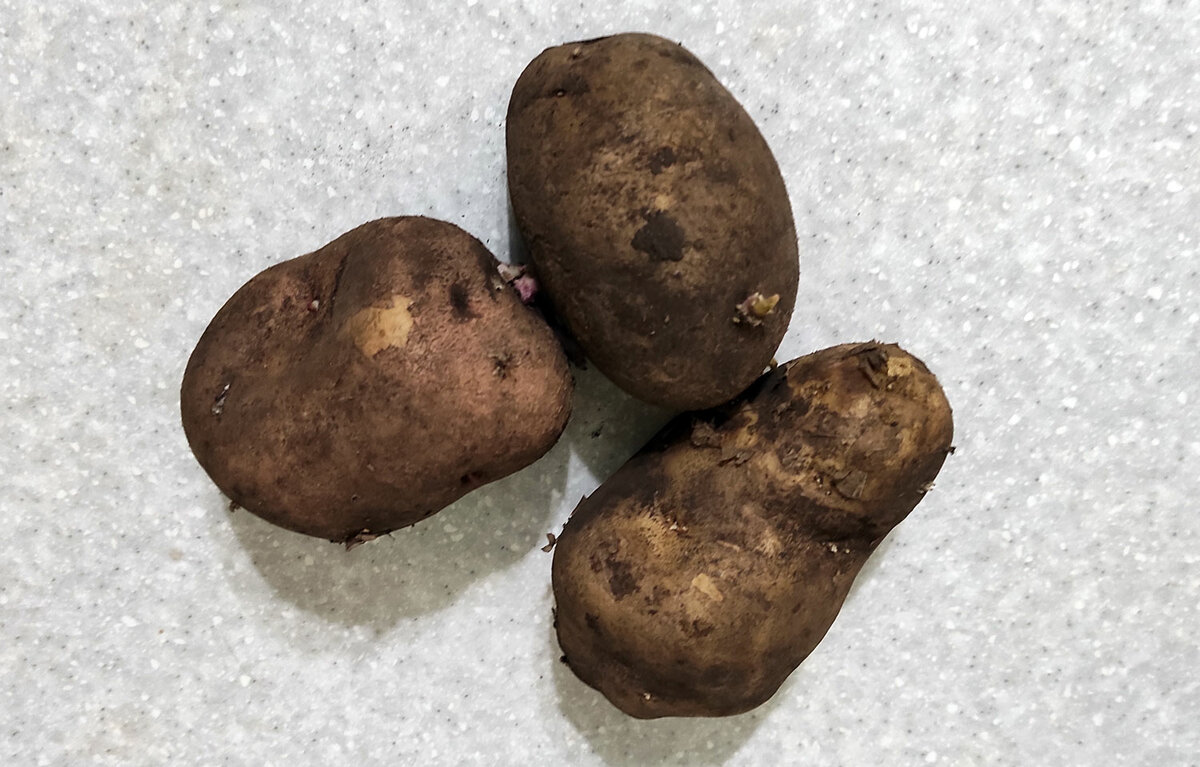
#> input picture data/1.jpg, 1200 x 767 px, given in place of the camera
$ python test3.py
#> lines starting #> are read from the running program, lines starting #| are printed output that depends on the picture; after the words box and inside, x2 and y2 are one past the last pixel; in counts of white or black regions, pixels touching at a corner belong together
import cv2
import numpy as np
import time


def nothing(*arg):
    pass


FRAME_WIDTH = 320
FRAME_HEIGHT = 240

# [6 lines of commented-out code are left out]
icol = (23, 47, 121, 43, 122, 255)  # New start

cv2.namedWindow('colorTest')
# Lower range colour sliders.
cv2.createTrackbar('lowHue', 'colorTest', icol[0], 255, nothing)
cv2.createTrackbar('lowSat', 'colorTest', icol[1], 255, nothing)
cv2.createTrackbar('lowVal', 'colorTest', icol[2], 255, nothing)
# Higher range colour sliders.
cv2.createTrackbar('highHue', 'colorTest', icol[3], 255, nothing)
cv2.createTrackbar('highSat', 'colorTest', icol[4], 255, nothing)
cv2.createTrackbar('highVal', 'colorTest', icol[5], 255, nothing)

cv2.createTrackbar('contour', 'colorTest', 0, 20, nothing)
cv2.createTrackbar('layers', 'colorTest', 0, 20, nothing)

# Initialize webcam. Webcam 0 or webcam 1 or ...
vidCapture = cv2.VideoCapture(0)
vidCapture.set(cv2.CAP_PROP_FRAME_WIDTH, FRAME_WIDTH)
vidCapture.set(cv2.CAP_PROP_FRAME_HEIGHT, FRAME_HEIGHT)

while True:
    timeCheck = time.time()
    # Get HSV values from the GUI sliders.
    lowHue = cv2.getTrackbarPos('lowHue', 'colorTest')
    lowSat = cv2.getTrackbarPos('lowSat', 'colorTest')
    lowVal = cv2.getTrackbarPos('lowVal', 'colorTest')
    highHue = cv2.getTrackbarPos('highHue', 'colorTest')
    highSat = cv2.getTrackbarPos('highSat', 'colorTest')
    highVal = cv2.getTrackbarPos('highVal', 'colorTest')

    index = cv2.getTrackbarPos('contour', 'colorTest')
    layer = cv2.getTrackbarPos('layers', 'colorTest')

    # Get webcam frame
    _, frame = vidCapture.read()
#> frame is the input picture: shape (767, 1200, 3); mean B, G, R 160.4, 167.1, 174.3

    # frame = cv2.imread('potato.jpg')
    # frame = cv2.resize(frame, (711, 400))

    # Show the original image.
    # cv2.imshow('frame', frame)

    # Convert the frame to HSV colour model.
    frameHSV = cv2.cvtColor(frame, cv2.COLOR_BGR2HSV)
#> frameHSV: shape (767, 1200, 3); mean H, S, V 19.2, 40.7, 174.6

    # HSV values to define a colour range we want to create a mask from.
    colorLow = np.array([lowHue, lowSat, lowVal])
    colorHigh = np.array([highHue, highSat, highVal])
    mask = cv2.inRange(frameHSV, colorLow, colorHigh)
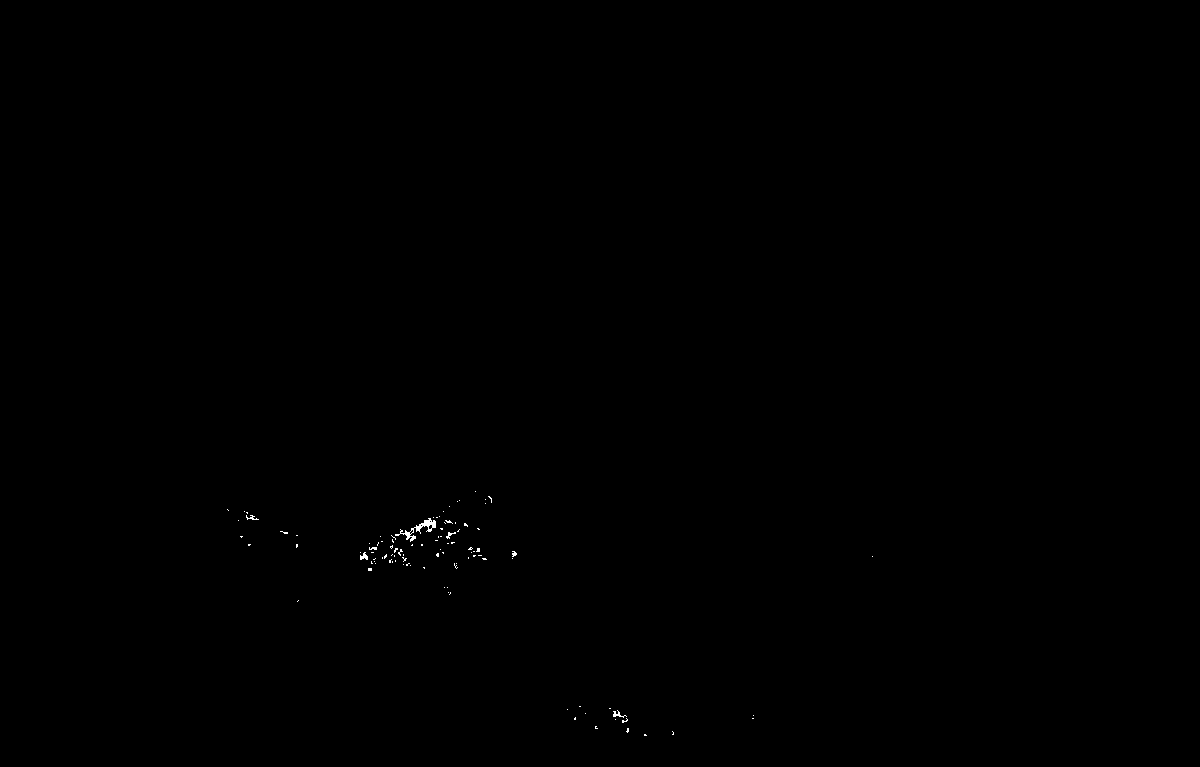
#> mask: shape (767, 1200); 0.09% white in thin lines or dots, all inside (x1, y1, x2, y2) = (227, 491, 873, 736)
    # Show the first mask
    cv2.imshow('mask-plain', mask)

    contours, hierarchy = cv2.findContours(mask, cv2.RETR_TREE, cv2.CHAIN_APPROX_SIMPLE)
#> contours = 109 contours, 107 with area under 20; largest, box (x1, y1, x2, y2) and area: (395, 518, 436, 542) 176, (360, 552, 368, 560) 26

    contour_sizes = [(cv2.contourArea(contour), contour) for contour in contours]
#> contour_sizes = 109 items

    if contour_sizes:
        try:
            biggest_contour = max(contour_sizes, key=lambda x: x[0])[1]
#> biggest_contour = contour of 99 points, box (x1, y1, x2, y2) (395, 518, 436, 542), area 176

            # cv2.drawContours(frame, biggest_contour, index-10, (0, 255, 0), layer-10)

            x, y, w, h = cv2.boundingRect(biggest_contour)
#> x = 395; y = 518; w = 41; h = 24
            cv2.rectangle(frame, (x, y), (x + w, y + h), (0, 255, 0), 2)
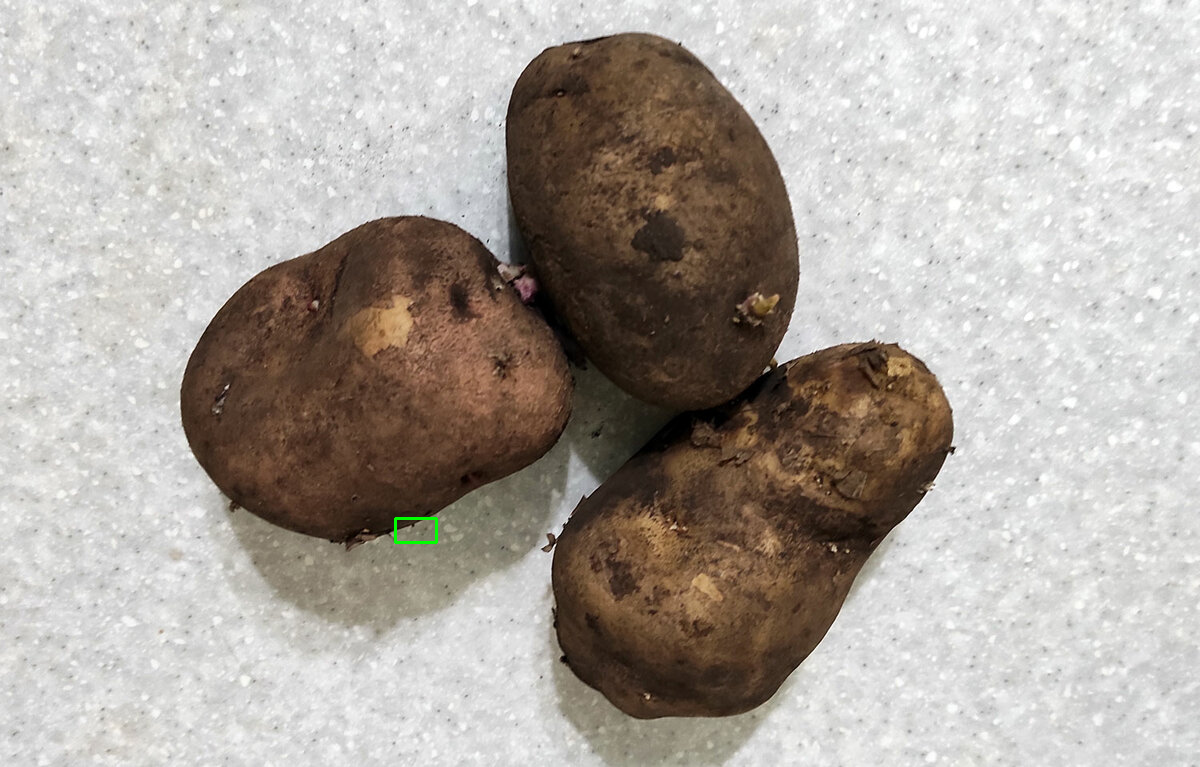
#> frame: shape (767, 1200, 3); 0.04% of pixels changed, all inside (x1, y1, x2, y2) = (394, 517, 438, 544)

            cv2.putText(frame, 'X: ' + str(x), (10, 20), cv2.FONT_HERSHEY_SIMPLEX, 0.5, (0, 255, 0), 1, cv2.LINE_AA)
#> frame: shape (767, 1200, 3); 0.04% of pixels changed, all inside (x1, y1, x2, y2) = (10, 8, 64, 22)
            cv2.putText(frame, 'Y: ' + str(y), (10, 35), cv2.FONT_HERSHEY_SIMPLEX, 0.5, (0, 255, 0), 1, cv2.LINE_AA)
#> frame: shape (767, 1200, 3); mean B, G, R 160.3, 167.1, 174.2

            crop_img = frame[y:y + h, x:x + w]
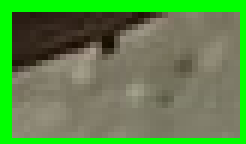
#> crop_img: shape (24, 41, 3) (shown 6 times larger); mean B, G, R 73.4, 135.9, 92.6
            height, width = crop_img.shape[:2]
#> height = 24; width = 41
            resized = cv2.resize(crop_img, (width * 5, height * 5))
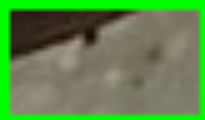
#> resized: shape (120, 205, 3); mean B, G, R 73.3, 135.8, 92.5
            cv2.imshow("object", resized)

            frameHSV = cv2.cvtColor(resized, cv2.COLOR_BGR2HSV)
#> frameHSV: shape (120, 205, 3); mean H, S, V 31, 100.6, 140.4
            colorLow = np.array([lowHue, lowSat, lowVal])
            colorHigh = np.array([highHue, highSat, highVal])
            maskObj = cv2.inRange(frameHSV, colorLow, colorHigh)
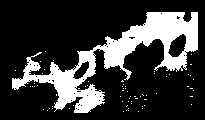
#> maskObj: shape (120, 205); 22.1% white; 70 white regions (69 under 20 px), largest, box (x1, y1, x2, y2) and area: (12, 12, 198, 113) 5338
            # Show the first mask
            cv2.imshow('mask-obj', maskObj)
        except:
            pass

    # [8 lines of commented-out code are left out]
    cv2.imshow('colorTest2', frame)

    k = cv2.waitKey(5) & 0xFF
#> (key Esc is pressed here)
    if k == 27:
        break

cv2.destroyAllWindows()
vidCapture.release()
